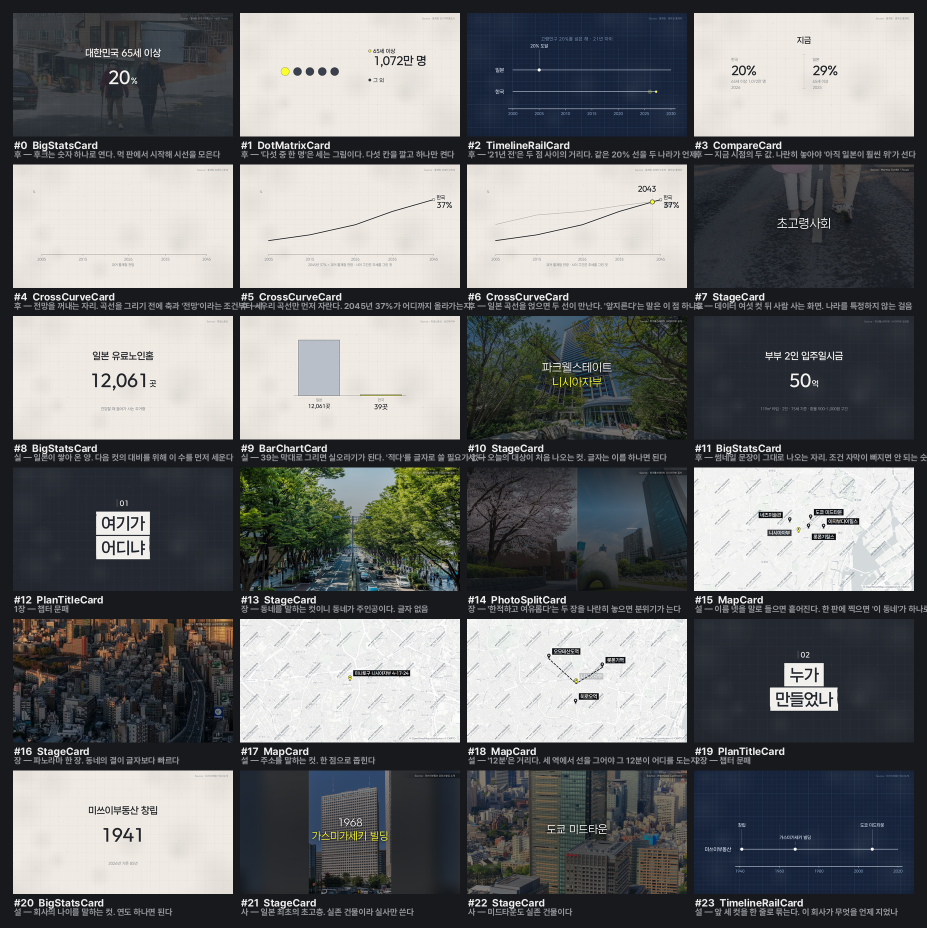
#> input picture youtube_pipeline/projects/니시아자부/검수시트_1.png, 1854 x 1856 px (shown at 1/2 size)
$ python -i check_bleed.py   (imports and definitions only)
#> lines starting #> are read from the running program, lines starting #| are printed output that depends on the picture
#> further down, picture is the input picture: PIL image 1854x1856 RGB; mean R, G, B 110.2, 111.6, 112.2
#!/usr/bin/env python3
"""자막 안전선을 밟거나 화면 밖으로 삐져나간 컷을 기계로 찾는다.

눈으로 268컷을 훑으면 꼭 몇 개를 놓친다 — 실제로 놓쳤다. 이건 사람이
못 보는 걸 보는 게 아니라, **사람이 지치는 걸 안 지치고** 보는 쪽이다.

무엇을 보나
  ① 자막 안전선(y>=904) 아래에 글자·도형이 있나
  ② 좌우 가장자리(x<40 · x>1880)에 내용이 닿아 잘렸나
  ③ 위 가장자리(y<20) — 출처 줄 자리다

어떻게 보나
  배경이 판판한 그래픽 컷에서만 본다. 실사 컷은 사진이 화면을 꽉 채우니
  어느 구역에나 화소가 있어서 이 잣대가 안 통한다. 판판한 바탕 위에서는
  글자·선이 **국소 대비**로 튀므로, 이웃 화소와의 차이가 큰 점만 센다.

    python3 scripts/check_bleed.py 니시아자부
"""
import json
import re
import sys
from pathlib import Path

import numpy as np
from PIL import Image, ImageFilter

ROOT = Path(__file__).resolve().parent.parent
SAFE_BOTTOM = 904          # paper.jsx CONTENT_BOTTOM
EDGE = 40
EDGE_TOP = 20
# 청사진 테마엔 **그려 넣은 모눈**이 있고 종이 테마엔 결이 있다. 26 으로
# 두면 그 결이 전부 '글자' 로 잡혀 28컷이 똑같은 숫자로 걸렸다.
# 흰 글자 대 먹 바탕은 대비가 150 을 넘는다 — 높게 잡아 결을 버린다
GRAD = 90                  # 이 이상 튀면 글자·선으로 본다
PHOTO_CARDS = {
    'StageCard', 'ArchiveCard', 'PhotoSplitCard', 'FullBleedCard', 'MediaPlateCard',
    'PaperImageCard', 'SectionPhotoCard', 'AnnotatedShotCard', 'ArticleCard',
    'NewsHeadlineCard', 'BeforeAfterCard', 'PhotoStepsCard', 'TwoPanelCard',
    'SplitProofCard', 'MapCard', 'GeoMapCard',
}


def edges(img):
    """국소 대비 지도. 판판한 바탕은 0, 글자 테두리는 크게 나온다."""
    g = img.convert('L')
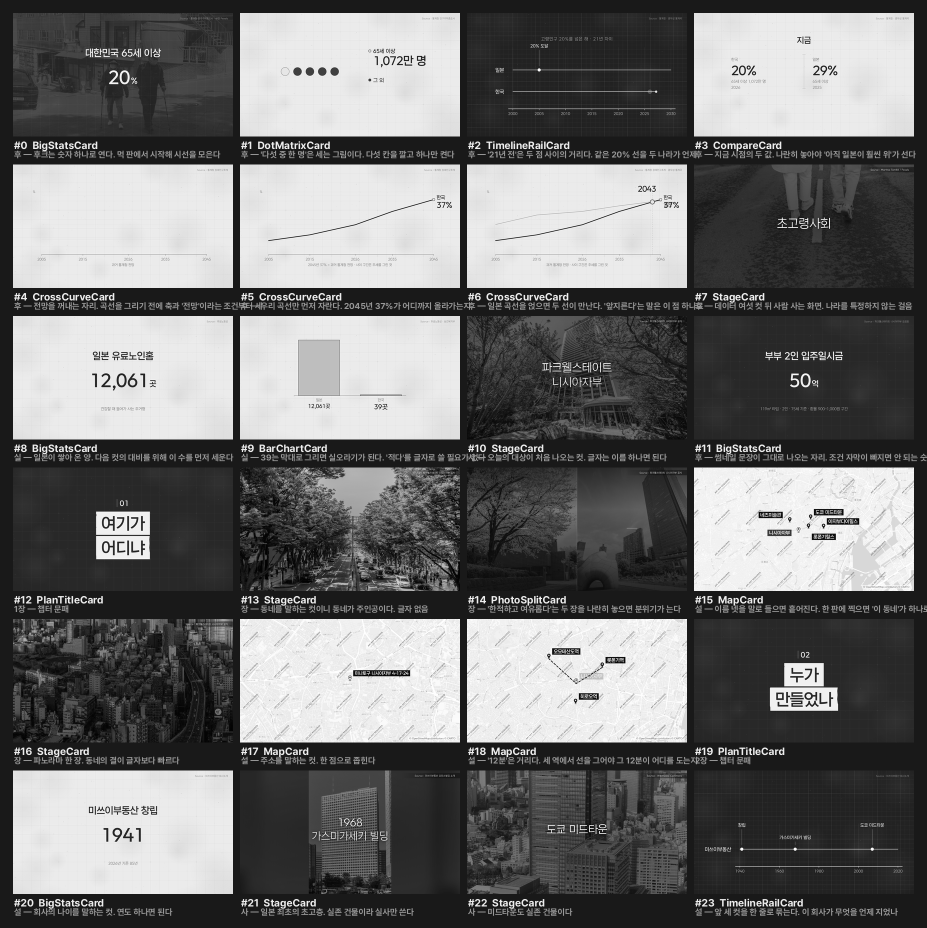
#> g: PIL image 1854x1856 L (shown at 1/2 size); min 0, max 255, mean 111.3
    hi = np.asarray(g.filter(ImageFilter.MaxFilter(3)), dtype=np.int16)
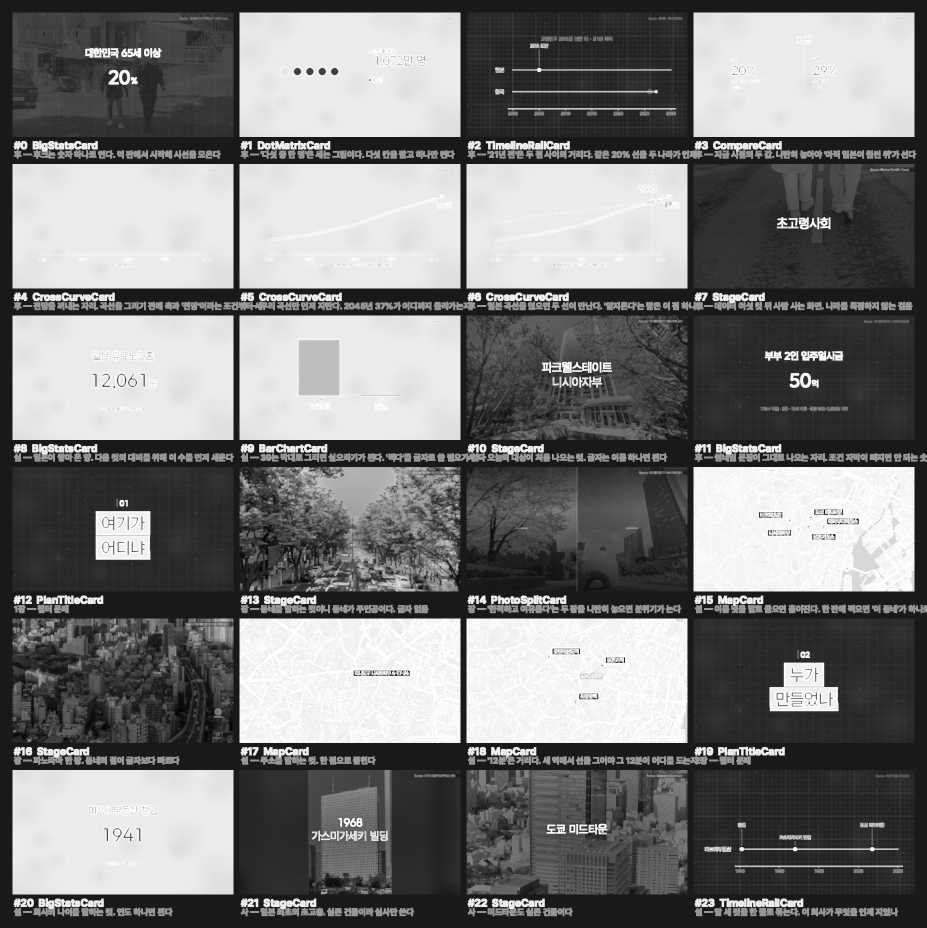
#> hi: shape (1856, 1854) int16 (shown at 1/2 size); min 2, max 255, mean 121.9
    lo = np.asarray(g.filter(ImageFilter.MinFilter(3)), dtype=np.int16)
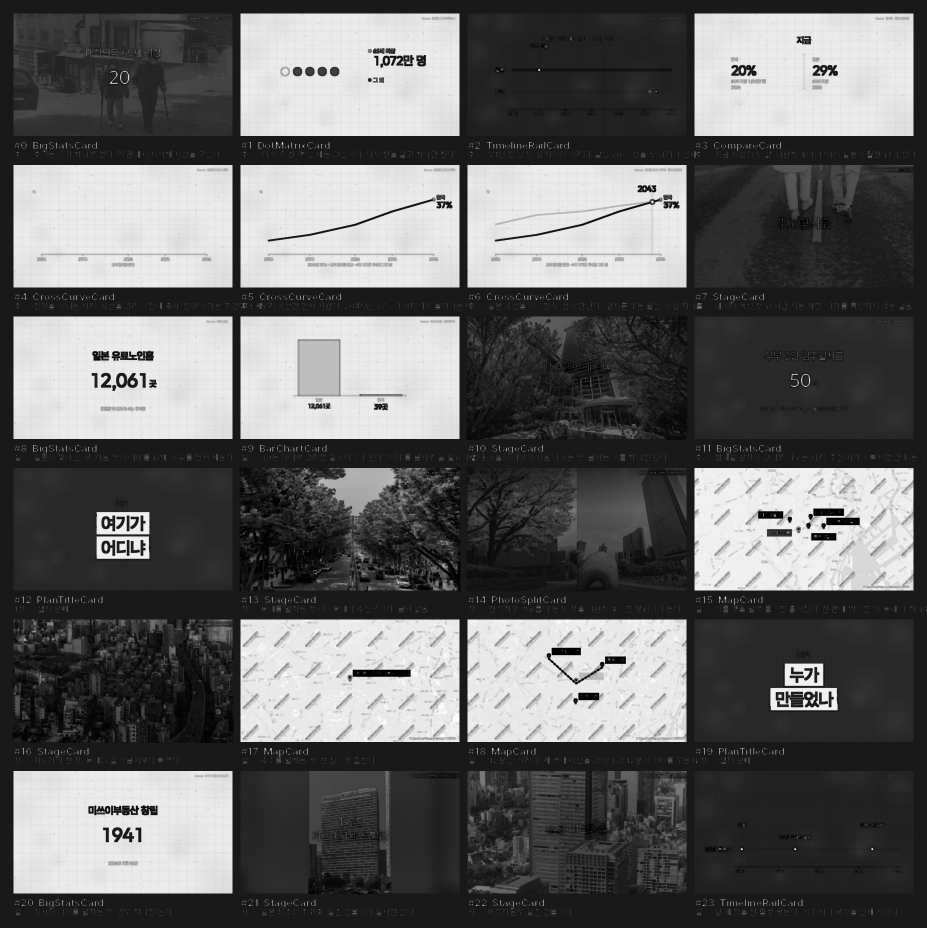
#> lo: shape (1856, 1854) int16 (shown at 1/2 size); min 0, max 254, mean 101.2
    return hi - lo
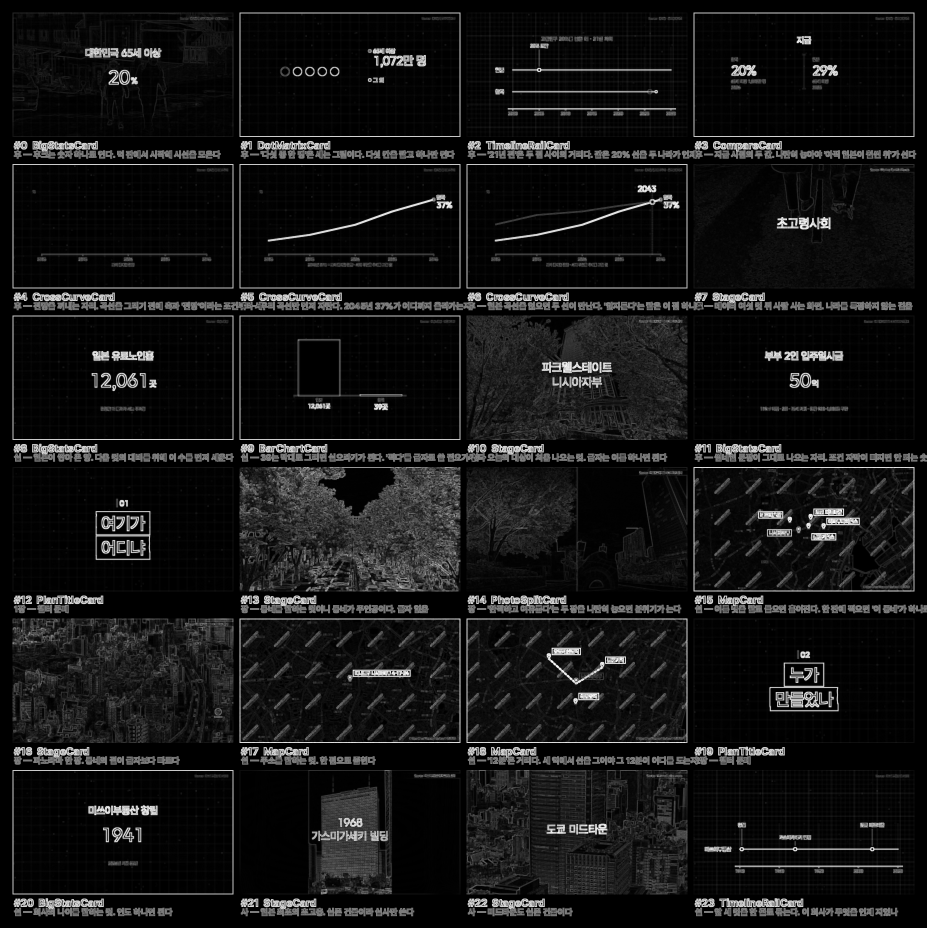
#> returned value: shape (1856, 1854) int16 (shown at 1/2 size); min 0, max 255, mean 20.7


# [55 lines left out: function check, not called in this run]


# [3 lines not run here, left out]

>>> from PIL import Image
>>> picture = Image.open('../projects/니시아자부/검수시트_1.png')
>>> result = edges(picture)
